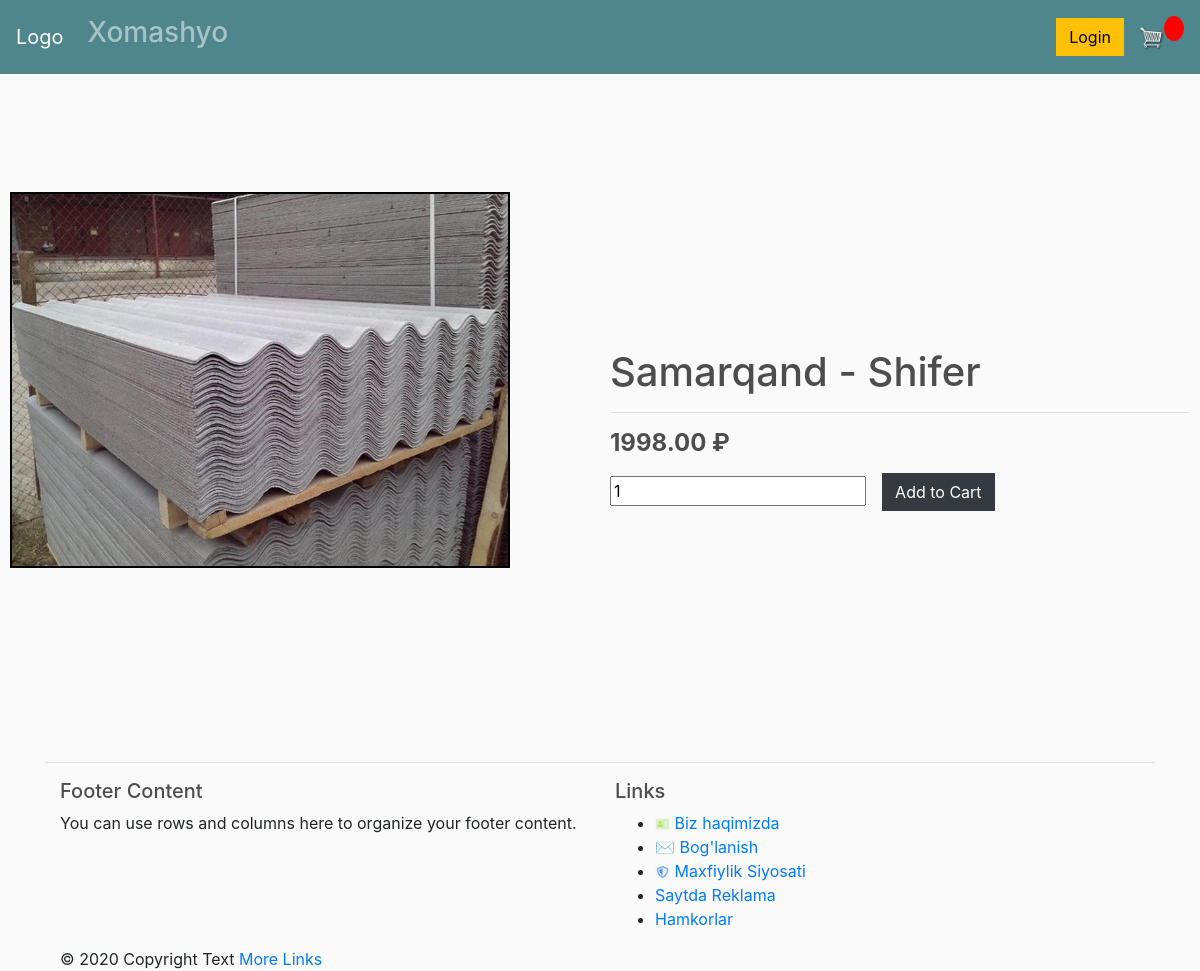
Page /9/detail/ on the committed database.
### Product/models.py (models this page shows, shortened)
class Product(models.Model):
	name        = models.CharField( verbose_name='Maxsulot Nomi', max_length=250, )
	category    = models.ForeignKey( "Category",
                verbose_name = 'Maxsulot Kategoriyasi',
                related_name = 'product_name',
                on_delete    = models.CASCADE
            )
	description = models.TextField( verbose_name='Tavfsifi', help_text="Maxsulot haqida.", blank=True, null=True, )
	image       = models.ImageField( #default image
                upload_to='images',
                max_length=255,
                verbose_name='Maxsulot Rasmi',
                blank=True,
                null=True
            )
	class CurrecyChoice(models.TextChoices):
		SUM="so\'m",_('so\'m')
		USD='$',_('dollor')
		EUR='euro',_('euro')
		RUB='ruble',_('ruble')
		__empty__=_('')
	currency    = models.CharField( verbose_name='Valyuta turi', max_length=5,
                choices=CurrecyChoice.choices,
                default=CurrecyChoice.__empty__,
            )
	price       = models.DecimalField( verbose_name='Maxsulot Narxi', max_digits=10, decimal_places=2, default=100,
                validators=(
                    MinValueValidator(100),
                    MaxValueValidator(100000000),
                )
            )
	published_at = models.DateTimeField( auto_now_add=True )
	updated_at  =models.DateTimeField( auto_now=True )
	class Meta:
		verbose_name = 'Product'
		verbose_name_plural = 'Products'
	@property
	def imageURL(self):
		try:
			url = self.image.url
		except:
			url = ''
		print('URL:', url)
		return url

### Product/views.py (the view)
# urls.py: path('<int:id>/detail/',    Product_Detail_View.as_view(), name='product-detail'),
class Product_Detail_View(ProductObjectMixin, View):
    template_name='ProductPages/product-detail.html'
    context={}
    def get(self, request, id=None, *args, **kwargs):
        obj=self.get_object()
        self.context['product'] = obj
        return render(
            request,
            self.template_name,
            self.context
        )

### Product/views.py (called while the page is built)
    def get_object(self):
        obj=None
        id=self.kwargs.get(self.url_lookup)
        if id is not None:
            obj=get_object_or_404(self.model, id=id)
        return obj

### templates/ProductPages/product-detail.html (shortened to what this page needs)
 {% extends 'ProductPages/base.html' %}
 {% load static %}
 {% block detail %}
<div id="content-wrapper" style="margin-top: 5%; margin-bottom: 7%;">
    <div class="column">
        <img id=featured src="{{ product.imageURL }}">
        <div id="slide-wrapper">
        </div>
    </div>
    <div class="column">
        <h1>{{ product.name }}</h1>
        <hr> {% if product.currency == '$' %}
        <h4><strong>{{product.currency}}{{ product.price }}</strong></h4>
        {% elif product.currency == 'euro' %}
        <h4><strong>&#8364; {{ product.price }}</strong></h4>
        {% elif product.currency == 'ruble' %}
        <h4><strong>{{ product.price }} &#8381;</strong></h4>
        {% else %}
        <h4><strong>{{ product.price }} {{product.currency}}</strong></h4>
        {% endif %}
        {% if user.is_staff %}
        <div style=" margin-top: auto; margin-bottom: 0%;">
            <p>
                <a style="margin-right: 5%;" href="{% url 'Products:product-list' %}" class="btn btn-outline-dark">&#8592; Back</a>
                <a href="{% url 'Products:product-delete' product.id %}" class="btn btn-outline-danger">Delete</a>
                <a href="{% url 'Products:product-update' product.id %}" class="btn btn-outline-info">Update</a>
            </p>
            {% else %}
            <input value=1 type="number ">
            <a class="btn btn-dark " href="# " style="margin-left: 2%;">Add to Cart</a>
        </div> {% endif %}
    </div>
</div>
{% endblock detail %}

### static/css/main.css (style rules this page uses)
body { background-color: hsl(0, 0%, 98%); }
h1, h2, h3, h4, h5, h6 { color: hsl(0, 0%, 30%); }
.btn { border-radius: 0; }

### static/css/slider.css (style rules this page uses)
#content-wrapper { display: flex; flex-wrap: wrap; justify-content: center; align-items: center; }
.column { width: 600px; padding: 10px; }
#featured { max-width: 500px; max-height: 600px; object-fit: cover; cursor: pointer; border: 2px solid black; }
#slide-wrapper { max-width: 500px; display: flex; min-height: 100px; align-items: center; }

### rows in the picture
Product: imageURL (picture), name "Samarqand - Shifer", price "1998.00"
